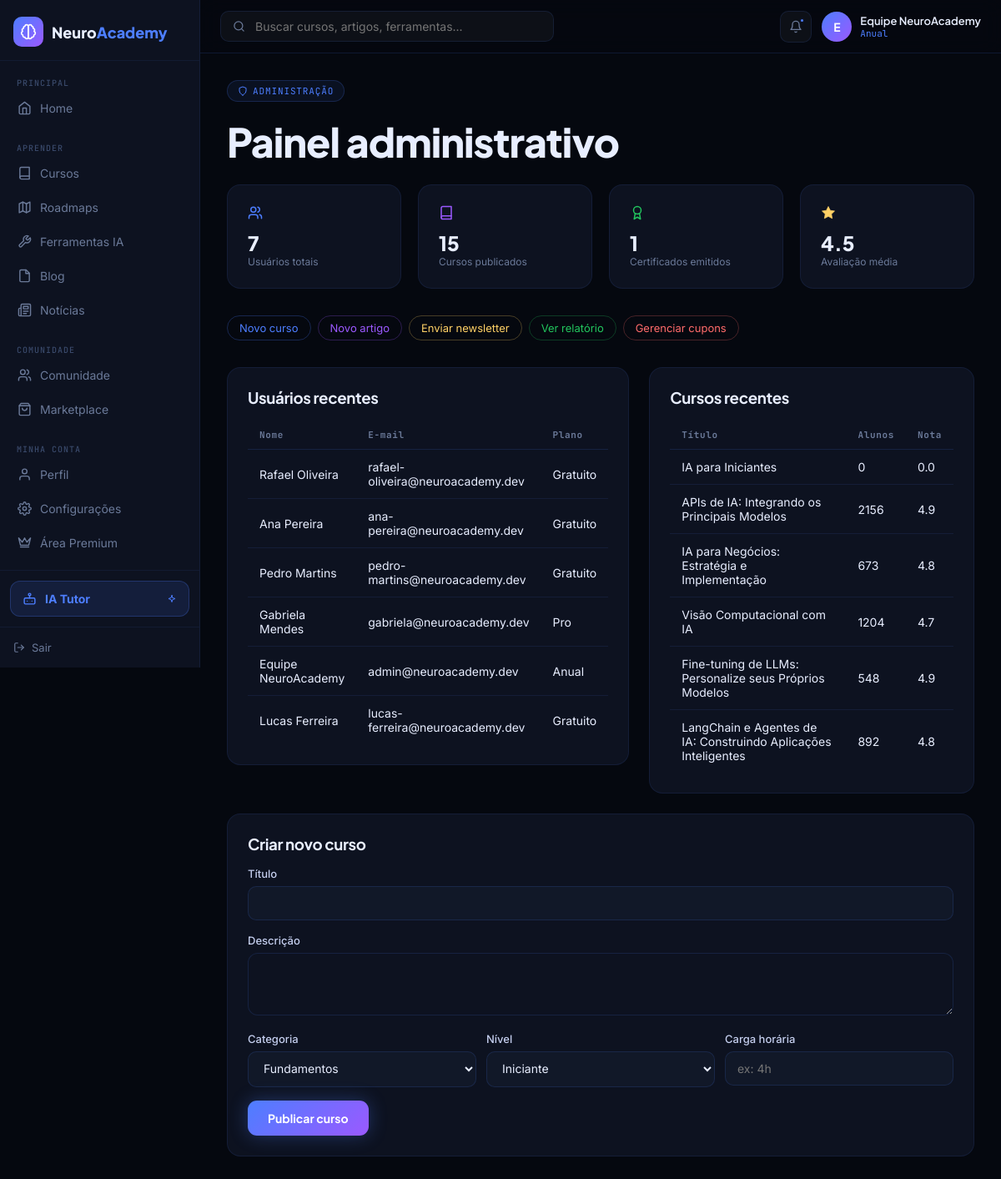
The app's page /admin (signed in) with its own data.
### tables this page shows
CREATE TABLE user (
    id INTEGER PRIMARY KEY AUTOINCREMENT,
    name TEXT NOT NULL,
    username TEXT UNIQUE NOT NULL,
    email TEXT UNIQUE NOT NULL,
    password_hash TEXT NOT NULL,
    bio TEXT DEFAULT '',
    plan TEXT DEFAULT 'Gratuito',
    role TEXT DEFAULT 'aluno',
    points INTEGER DEFAULT 0,
    streak INTEGER DEFAULT 0,
    email_notifications INTEGER DEFAULT 1,
    community_notifications INTEGER DEFAULT 1,
    news_notifications INTEGER DEFAULT 1,
    marketing_notifications INTEGER DEFAULT 0,
    email_verified INTEGER DEFAULT 0,
    email_verify_token TEXT,
    email_verify_sent_at TEXT,
    created_at TEXT DEFAULT (datetime('now'))
);

CREATE TABLE course (
    id INTEGER PRIMARY KEY AUTOINCREMENT,
    title TEXT NOT NULL,
    slug TEXT UNIQUE NOT NULL,
    tag TEXT,
    tag_color TEXT DEFAULT '#4D7EFF',
    category TEXT,
    description TEXT,
    long_description TEXT,
    instructor TEXT DEFAULT 'NeuroAcademy',
    lessons_count INTEGER DEFAULT 0,
    hours_label TEXT DEFAULT '0h',
    level TEXT DEFAULT 'Iniciante',
    students_count INTEGER DEFAULT 0,
    rating REAL DEFAULT 4.8,
    price TEXT DEFAULT 'R$ 0',
    original_price TEXT,
    free INTEGER DEFAULT 1,
    img TEXT,
    is_marketplace INTEGER DEFAULT 0,
    featured INTEGER DEFAULT 0,
    content_complete INTEGER DEFAULT 1
);

### routes.py (the view)
@bp.route("/admin")
@login_required
def admin():
    user = current_user()
    if user.role != "admin":
        return redirect(url_for("main.home"))
    total_users = repo.count_users()
    total_courses = repo.count_courses()
    total_certificates = repo.count_certificates()
    recent_users_list = repo.recent_users(6)
    recent_courses_list = repo.recent_courses(6)
    avg_rating = round(repo.avg_course_rating(), 1)
    return render_template("admin.html", total_users=total_users, total_courses=total_courses,
                            total_certificates=total_certificates, recent_users=recent_users_list,
                            recent_courses=recent_courses_list, avg_rating=avg_rating)

### auth.py (called while the page is built)
def load_logged_in_user():
    user_id = session.get("user_id")
    if user_id is None:
        g.user = AnonymousUser()
    else:
        user = get_user_by_id(user_id)
        g.user = user if user else AnonymousUser()

def login_required(view):
    @wraps(view)
    def wrapped(*args, **kwargs):
        if not g.user.is_authenticated:
            return redirect(url_for("main.login", next=request.path))
        return view(*args, **kwargs)
    return wrapped

def current_user():
    return g.user

### csrf.py (called while the page is built, shortened)
def _get_or_create_token():
    token = session.get("csrf_token")
    if not token:
        token = secrets.token_hex(32)
        session["csrf_token"] = token
    return token

def inject_csrf_token():
    return _get_or_create_token()

def csrf_protect():
    if request.method in SAFE_METHODS:
        return None

### db.py (called while the page is built)
def get_db():
    if "db" not in g:
        g.db = sqlite3.connect(current_app.config["DATABASE"])
        g.db.row_factory = sqlite3.Row
        g.db.execute("PRAGMA foreign_keys = ON")
    return g.db

### models.py (called while the page is built)
    @property
    def initial(self):
        return (self.name or self.username or "?")[0].upper()

### repo.py (called while the page is built)
def get_user_by_id(user_id):
    row = get_db().execute("SELECT * FROM user WHERE id = ?", (user_id,)).fetchone()
    return User(row) if row else None

def count_users():
    return get_db().execute("SELECT COUNT(*) c FROM user").fetchone()["c"]

def recent_users(limit=6):
    rows = get_db().execute("SELECT * FROM user ORDER BY created_at DESC LIMIT ?", (limit,)).fetchall()
    return [User(r) for r in rows]

def count_courses():
    return get_db().execute("SELECT COUNT(*) c FROM course").fetchone()["c"]

def avg_course_rating():
    row = get_db().execute("SELECT AVG(rating) a FROM course").fetchone()
    return row["a"] or 0

def recent_courses(limit=6):
    rows = get_db().execute("SELECT * FROM course ORDER BY id DESC LIMIT ?", (limit,)).fetchall()
    return [Course(r) for r in rows]

def count_certificates():
    return get_db().execute("SELECT COUNT(*) c FROM certificate").fetchone()["c"]

### templates/admin.html (shortened to what this page needs)
{% extends "base_app.html" %}
{% block content %}
<div class="page">
  <div class="eyebrow">{{ ic.icon('shield',12) }} ADMINISTRAÇÃO</div>
  <h1 class="section-title" style="margin-bottom:24px;">Painel administrativo</h1>
  <div class="grid-cards" style="grid-template-columns:repeat(4,1fr);margin-bottom:32px;">
    {% for label,value,color,icon in [('Usuários totais', total_users, '#4D7EFF','users'),
                                       ('Cursos publicados', total_courses, '#9B59FF','book'),
                                       ('Certificados emitidos', total_certificates, '#22c55e','award'),
                                       ('Avaliação média', avg_rating, '#FFD166','star')] %}
    <div class="card card-pad">
      <div class="flex justify-between items-center mb-8">
        <div style="color:{{ color }};">{{ ic.icon(icon,18,color) }}</div>
      </div>
      <div style="font-family:var(--font-head);font-size:24px;font-weight:800;">{{ value }}</div>
      <div class="text-muted" style="font-size:12px;">{{ label }}</div>
    </div>
    {% endfor %}
  </div>
  <div class="flex gap-8" style="flex-wrap:wrap;margin-bottom:32px;">
    {% for label, color in [('Novo curso','#4D7EFF'),('Novo artigo','#9B59FF'),('Enviar newsletter','#FFD166'),('Ver relatório','#22c55e'),('Gerenciar cupons','#FF6B6B')] %}
    <button class="pill" style="border-color:{{ color }}44;color:{{ color }};" onclick="document.getElementById('newCourseForm').scrollIntoView({behavior:'smooth'})">{{ label }}</button>
    {% endfor %}
  </div>
  <div class="grid-2col" style="align-items:start;gap:24px;">
    <div class="card card-pad">
      <h3 style="margin-bottom:16px;">Usuários recentes</h3>
      <table class="table">
        <thead><tr><th>Nome</th><th>E-mail</th><th>Plano</th></tr></thead>
        <tbody>
        {% for u in recent_users %}
        <tr><td>{{ u.name }}</td><td>{{ u.email }}</td><td>{{ u.plan }}</td></tr>
        {% endfor %}
        </tbody>
      </table>
    </div>
    <div class="card card-pad">
      <h3 style="margin-bottom:16px;">Cursos recentes</h3>
      <table class="table">
        <thead><tr><th>Título</th><th>Alunos</th><th>Nota</th></tr></thead>
        <tbody>
        {% for c in recent_courses %}
        <tr><td>{{ c.title }}</td><td>{{ c.students_count }}</td><td>{{ c.rating }}</td></tr>
        {% endfor %}
        </tbody>
      </table>
    </div>
  </div>
  <div class="card card-pad" id="newCourseForm" style="margin-top:24px;">
    <h3 style="margin-bottom:16px;">Criar novo curso</h3>
    <form method="post" action="{{ url_for('main.admin_novo_curso') }}">
      <div class="form-group"><label class="form-label">Título</label><input class="plain" name="title" required></div>
      <div class="form-group"><label class="form-label">Descrição</label><textarea class="plain" name="description" rows="2"></textarea></div>
      <div class="flex gap-12">
        <div class="form-group" style="flex:1;">
          <label class="form-label">Categoria</label>
          <select class="plain" name="category">
            {% for c in ['Fundamentos','Ferramentas','Prompt','Carreira','Dados','Automação'] %}<option>{{ c }}</option>{% endfor %}
          </select>
        </div>
        <div class="form-group" style="flex:1;">
          <label class="form-label">Nível</label>
          <select class="plain" name="level">
            {% for l in ['Iniciante','Intermediário','Avançado'] %}<option>{{ l }}</option>{% endfor %}
          </select>
        </div>
        <div class="form-group" style="flex:1;">
          <label class="form-label">Carga horária</label>
          <input class="plain" name="hours_label" placeholder="ex: 4h">
        </div>
      </div>
      <button type="submit" class="btn btn-primary">Publicar curso</button>
    </form>
  </div>
</div>
{% endblock %}

### templates/base_app.html (shortened to what this page needs)
<!doctype html>
<html lang="pt-BR">
<head>
<link rel="stylesheet" href="{{ url_for('static', filename='css/style.css') }}">
</head>
<body>
{% import "partials/icons.html" as ic %}
<div class="app-shell">
  <aside class="sidebar" id="sidebar">
    <div class="sidebar-logo">
      <a href="{{ url_for('main.home') }}" class="brand">
        <span class="brand-mark">{{ ic.icon('brain', 20, '#fff') }}</span>
        <span class="brand-name">Neuro<b>Academy</b></span>
      </a>
    </div>
    <nav class="sidebar-nav">
      <div class="nav-group">
        <div class="nav-group-label">PRINCIPAL</div>
        <a class="nav-item {{ 'active' if request.path == url_for('main.home') }}" href="{{ url_for('main.home') }}">{{ ic.icon('home', 17) }}<span>Home</span></a>
      </div>
      <div class="nav-group">
        <div class="nav-group-label">APRENDER</div>
        <a class="nav-item {{ 'active' if request.path.startswith('/cursos') }}" href="{{ url_for('main.cursos') }}">{{ ic.icon('book', 17) }}<span>Cursos</span></a>
        <a class="nav-item {{ 'active' if request.path.startswith('/roadmaps') }}" href="{{ url_for('main.roadmaps') }}">{{ ic.icon('map', 17) }}<span>Roadmaps</span></a>
        <a class="nav-item {{ 'active' if request.path.startswith('/ferramentas') }}" href="{{ url_for('main.ferramentas') }}">{{ ic.icon('tool', 17) }}<span>Ferramentas IA</span></a>
        <a class="nav-item {{ 'active' if request.path.startswith('/blog') }}" href="{{ url_for('main.blog') }}">{{ ic.icon('file', 17) }}<span>Blog</span></a>
        <a class="nav-item {{ 'active' if request.path.startswith('/noticias') }}" href="{{ url_for('main.noticias') }}">{{ ic.icon('news', 17) }}<span>Notícias</span></a>
      </div>
      <div class="nav-group">
        <div class="nav-group-label">COMUNIDADE</div>
        <a class="nav-item {{ 'active' if request.path.startswith('/comunidade') }}" href="{{ url_for('main.comunidade') }}">{{ ic.icon('users', 17) }}<span>Comunidade</span></a>
        <a class="nav-item {{ 'active' if request.path.startswith('/marketplace') }}" href="{{ url_for('main.marketplace') }}">{{ ic.icon('bag', 17) }}<span>Marketplace</span></a>
      </div>
      <div class="nav-group">
        <div class="nav-group-label">MINHA CONTA</div>
        <a class="nav-item {{ 'active' if request.path.startswith('/perfil') }}" href="{{ url_for('main.perfil') }}">{{ ic.icon('user', 17) }}<span>Perfil</span></a>
        <a class="nav-item {{ 'active' if request.path.startswith('/configuracoes') }}" href="{{ url_for('main.configuracoes') }}">{{ ic.icon('settings', 17) }}<span>Configurações</span></a>
        <a class="nav-item {{ 'active' if request.path.startswith('/premium') }}" href="{{ url_for('main.premium') }}">{{ ic.icon('crown', 17) }}<span>Área Premium</span></a>
      </div>
    </nav>
    <div class="sidebar-tutor">
      <a href="{{ url_for('main.tutor') }}" class="{{ 'active-tutor' if request.path.startswith('/tutor') }}">
        {{ ic.icon('bot', 17, 'currentColor') }}<span>IA Tutor</span>
        <span style="margin-left:auto;display:flex;">{{ ic.icon('sparkles', 12) }}</span>
      </a>
    </div>
    {% if current_user.is_authenticated %}
    <div style="padding:10px 12px;border-top:1px solid rgba(77,126,255,.08);">
      <a href="{{ url_for('main.logout') }}" style="display:flex;align-items:center;gap:8px;color:var(--muted);text-decoration:none;font-size:13px;padding:6px 4px;">{{ ic.icon('log-out',14) }} Sair</a>
    </div>
    {% endif %}
  </aside>
  <div class="app-main">
    <header class="topbar">
      <form class="topbar-search" action="{{ url_for('main.cursos') }}" method="get">
        {{ ic.icon('search', 15, '#6B7A99') }}
        <input type="text" name="busca" placeholder="Buscar cursos, artigos, ferramentas...">
      </form>
      <div class="flex items-center gap-12" style="margin-left:auto;">
        <button class="icon-btn" style="position:relative;">
          {{ ic.icon('bell', 16) }}
          <span style="position:absolute;top:7px;right:7px;width:7px;height:7px;border-radius:50%;background:var(--primary);border:2px solid var(--card);"></span>
        </button>
        {% if current_user.is_authenticated %}
        <a href="{{ url_for('main.perfil') }}" class="topbar-user">
          <span class="topbar-avatar">{{ current_user.initial }}</span>
          <div class="hidden-mobile">
            <div style="font-family:var(--font-head);font-size:13px;font-weight:600;">{{ current_user.name }}</div>
            <div class="mono" style="font-size:11px;color:var(--primary);">{{ current_user.plan }}</div>
          </div>
        </a>
        {% else %}
        <a href="{{ url_for('main.login') }}" class="btn btn-primary btn-sm">Entrar</a>
        {% endif %}
      </div>
    </header>
    <main>
      {% block content %}{% endblock %}
    </main>
  </div>
</div>
<div class="confetti-host" id="confettiHost" aria-hidden="true"></div>
</body>
</html>

### records on screen
user: name "Equipe NeuroAcademy", plan "Anual", email "admin@neuroacademy.dev"
user: name "Rafael Oliveira", email "rafael-oliveira@neuroacademy.dev", plan "Gratuito"
user: name "Ana Pereira", email "ana-pereira@neuroacademy.dev", plan "Gratuito"
user: name "Pedro Martins", email "pedro-martins@neuroacademy.dev", plan "Gratuito"
user: name "Gabriela Mendes", email "gabriela@neuroacademy.dev", plan "Pro"
user: name "Lucas Ferreira", email "lucas-ferreira@neuroacademy.dev", plan "Gratuito"
course: title "IA para Iniciantes", students_count "0", rating "0.0"
course: title "APIs de IA: Integrando os Principais Modelos", students_count "2156", rating "4.9"
course: title "IA para Negócios: Estratégia e Implementação", students_count "673", rating "4.8"
course: title "Visão Computacional com IA", students_count "1204", rating "4.7"
course: title "Fine-tuning de LLMs: Personalize seus Próprios Modelos", students_count "548", rating "4.9"
course: title "LangChain e Agentes de IA: Construindo Aplicações Inteligentes", students_count "892", rating "4.8"

### other values on screen
{{ current_user.initial }} "E"
{{ value }} "7" "15" "1" "4.5"
{{ label }} "Usuários totais" "Cursos publicados" "Certificados emitidos" "Avaliação média"
{{ label }} "Novo curso" "Novo artigo" "Enviar newsletter" "Ver relatório" "Gerenciar cupons"
form field category "Fundamentos"
form field level "Iniciante"
